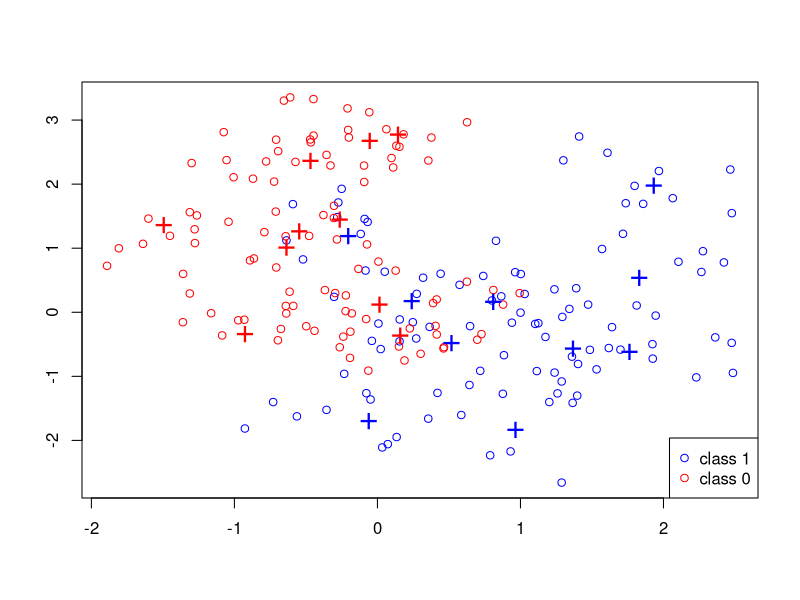
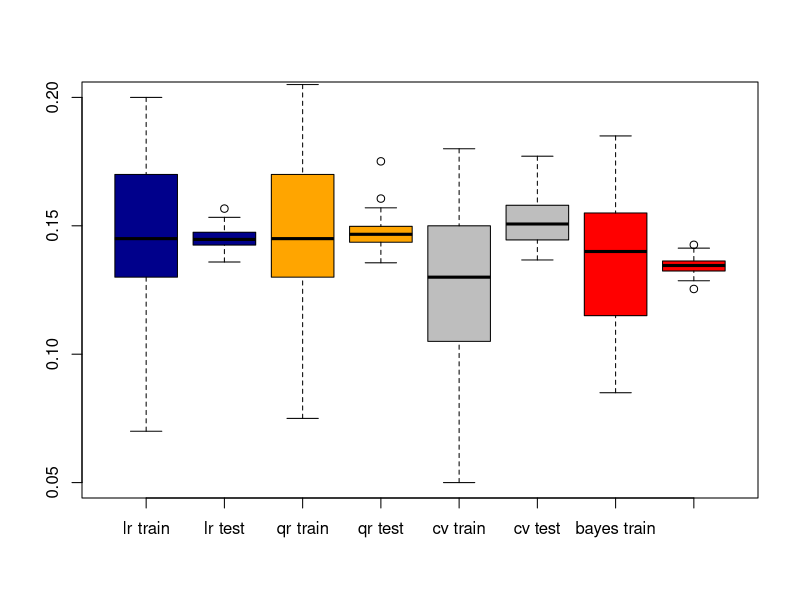

Generate these figures, in order, with R:
## ---- chunk 1
set.seed(6659)
p=2
csize=10
sigma=1
m1=matrix(rnorm(csize*p),csize,p)*sigma+cbind(rep(1,csize),rep(0,csize))
m0=matrix(rnorm(csize*p),csize,p)*sigma+cbind(rep(0,csize),rep(1,csize))

sim_params = list(
 csize = 10,      # number of centers
 p = 2,           # dimension
 s = sqrt(1/5),   # standard deviation for generating data
 n = 100,         # training size per class
 N = 5000,        # test size per class
 m0 = m0,         # 10 centers for class 0
 m1 = m1         # 10 centers for class 1
)
generate_sim_data = function(sim_params){
  p = sim_params$p
  s = sim_params$s 
  n = sim_params$n 
  N = sim_params$N 
  m1 = sim_params$m1 
  m0 = sim_params$m0
  csize = sim_params$csize
  
  id1 = sample(1:csize, n, replace = TRUE);
  id0 = sample(1:csize, n, replace = TRUE);
  traindata = matrix(rnorm(2*n*p), 2*n, p)*s + rbind(m1[id1,], m0[id0,])
  Ytrain = factor(c(rep(1,n), rep(0,n)))
  shuffle_row_id = sample(1:n)
  id1 = sample(1:csize, N, replace=TRUE);
  id0 = sample(1:csize, N, replace=TRUE); 
  testdata = matrix(rnorm(2*N*p), 2*N, p)*s + rbind(m1[id1,], m0[id0,])
  Ytest = factor(c(rep(1,N), rep(0,N)))
  
  # Return the training/test data along with labels
  list(
  traindata = traindata,
  Ytrain = Ytrain,
  testdata = testdata,
  Ytest = Ytest
  )
}

mydata = generate_sim_data(sim_params)
traindata = mydata$train
Ytrain = mydata$Ytrain
testdata = mydata$testdata
Ytest = mydata$Ytest
n = nrow(traindata)

mycol = rep("blue", n)
mycol[Ytrain==0] = "red"
plot(traindata[, 1], traindata[, 2], type = "n", xlab = "", ylab = "")
points(traindata[, 1], traindata[, 2], col = mycol);
points(m1[, 1], m1[, 2], pch = "+", cex = 2, col = "blue");    
points(m0[, 1], m0[, 2], pch = "+", cex = 2, col = "red");   
legend("bottomright", pch = c(1,1), col = c("blue", "red"), 
       legend = c("class 1", "class 0"))  
## ---- chunk 2
set.seed(6659)
myknn=function(xtrain,xtest,ytrain,k){
  m=nrow(xtrain)
  n=nrow(xtest)
  ytrain=as.numeric(ytrain)-rep(1,length(ytrain))
  ytest=c()
  for(i in 1:n){
    distance=c()
    for(j in 1:m){
    distance[j]=sqrt((xtest[i,1]-xtrain[j,1])^2+(xtest[i,2]-xtrain[j,2])^2)
    }
    dis_y=cbind(distance,ytrain)
    o=order(distance,ytrain)
    dis_y_o=dis_y[o,]
    for(l in 1:k){
      if(l>1){
        if(dis_y_o[l,1]!=dis_y_o[l-1,1]){
          x=1
          sum_y=dis_y_o[l,2]
          for(p in 1:x){
            if(dis_y_o[l,1]==dis_y_o[l+x,1]){
            sum_y=sum_y+dis_y_o[l+x,2]
            x=x+1
        }
        dis_y_o[l:(l+x-1),2]=mean(sum_y)
            
      }
      }
      }
    }
    mean_y=mean(dis_y_o[1:k,2])
    if(mean_y > 0.5)
      ytest[i]=1
    if(mean_y < 0.5)
      ytest[i]=0
    if(mean_y ==0.5)
      ytest[i]=dis_y_o[1,2]
  }
  return(ytest)
}

## ---- chunk 3
set.seed(6659)
library(class)
test.pred=myknn(traindata,testdata,Ytrain,1)
table(Ytest,test.pred)
test.pred.r=knn(traindata,testdata,Ytrain,1,prob = TRUE)
table(Ytest,test.pred.r)
## ---- chunk 4

test.pred3=myknn(traindata,testdata,Ytrain,3)
table(Ytest,test.pred3)
test.pred.r=knn(traindata,testdata,Ytrain,3,prob = TRUE)
table(Ytest,test.pred.r)

which(test.pred3 != test.pred.r)
attr(test.pred.r,"prob")[178]
attr(test.pred.r,"prob")[9816]
## ---- chunk 5
test.pred5=myknn(traindata,testdata,Ytrain,5)
table(Ytest,test.pred5)
test.pred.r=knn(traindata,testdata,Ytrain,5,prob = TRUE)
table(Ytest,test.pred.r)

which(test.pred5 != test.pred.r)
attr(test.pred.r,"prob")[4802]
## ---- chunk 6
set.seed(6659)
fit_lr_model_matrix = function(sim_data) {
  
  # change Y from factor to numeric
  sim_data$Ytrain = as.numeric(sim_data$Ytrain) - 1
  sim_data$Ytest = as.numeric(sim_data$Ytest) - 1
  
  train_matrix = sim_data$traindata
  test_matrix =  sim_data$testdata
  
  # obtain quadratic regression coefs
  coefs = lm(sim_data$Ytrain ~ train_matrix)$coef
  train_yhat = coefs[1] + train_matrix %*% coefs[-1]
  test_yhat = coefs[1] + test_matrix %*% coefs[-1]
  
  decision_thresh = 0.5
  
  train_pred = as.numeric(train_yhat > decision_thresh)
  test_pred = as.numeric(test_yhat > decision_thresh)
  
  # return the mean classification errors on training/test sets
  list(
    train_error = sum(sim_data$Ytrain  != train_pred) / length(sim_data$Ytrain),
    test_error = sum(sim_data$Ytest  != test_pred) / 
      length(sim_data$Ytest)
  )
}
lr=matrix(rep(0.000000,100),50,2)
for(i in 1:50){
  mydata = generate_sim_data(sim_params)
  lr[i,1]=fit_lr_model_matrix(mydata)$train_error
  lr[i,2]=fit_lr_model_matrix(mydata)$test_error
}

## ---- chunk 7
set.seed(6659)
fit_qr_model_matrix = function(sim_data) {
  
  # change Y from factor to numeric
  sim_data$Ytrain = as.numeric(sim_data$Ytrain) - 1
  sim_data$Ytest = as.numeric(sim_data$Ytest) - 1
  
  train_matrix = cbind(sim_data$traindata, sim_data$traindata^2, sim_data$traindata[,1] * sim_data$traindata[,2])
  test_matrix = cbind(sim_data$testdata, sim_data$testdata^2, sim_data$testdata[,1] * sim_data$testdata[,2])
  
  # obtain quadratic regression coefs
  coefs = lm(sim_data$Ytrain ~ train_matrix)$coef
  train_yhat = coefs[1] + train_matrix %*% coefs[-1]
  test_yhat = coefs[1] + test_matrix %*% coefs[-1]
  
  decision_thresh = 0.5
  
  train_pred = as.numeric(train_yhat > decision_thresh)
  test_pred = as.numeric(test_yhat > decision_thresh)
  
  # return the mean classification errors on training/test sets
  list(
    train_error = sum(sim_data$Ytrain  != train_pred) / length(sim_data$Ytrain),
    test_error = sum(sim_data$Ytest  != test_pred) / 
      length(sim_data$Ytest)
  )
}

qr=matrix(rep(0.000000,100),50,2)
for(i in 1:50){
  mydata = generate_sim_data(sim_params)
  qr[i,1]=fit_qr_model_matrix(mydata)$train_error
  qr[i,2]=fit_qr_model_matrix(mydata)$test_error
}
## ---- chunk 8
cvKNNAveErrorRate=function(K,traindata,Ytrain,foldNum){
  n = nrow(traindata)
  foldSize = floor(n/foldNum)  
  error = 0
  myIndex = sample(1 : n)
  for(runId in 1:foldNum){
  testSetIndex = ((runId-1)*foldSize + 1):(ifelse(runId == foldNum, n, runId*foldSize))
  testSetIndex = myIndex[testSetIndex]
  trainX = traindata[-testSetIndex, ]
  trainY = Ytrain[-testSetIndex]
  testX = traindata[testSetIndex, ]
  testY = Ytrain[testSetIndex]
  predictY = knn(trainX, testX, trainY, K)
  error = error + sum(predictY != testY) 
}
error = error / n
error
}

cvKNN = function(traindata, Ytrain, foldNum) {
  n = nrow(traindata)
  foldSize = floor(n/foldNum)  
  KVector = seq(1, (nrow(traindata) - foldSize), 1)
  cvErrorRates = sapply(KVector, cvKNNAveErrorRate, traindata, Ytrain,foldNum)
  result = list()
  result$bestK = max(KVector[cvErrorRates == min(cvErrorRates)])
  result$cvError = cvErrorRates[KVector == result$bestK]
  result
}

cv=matrix(rep(0.000000,200),50,2)
k_value=c()
for(i in 1:50){
  mydata = generate_sim_data(sim_params)
  k_value[i]=cvKNN(mydata$traindata,mydata$Ytrain,10)$bestK
  x1=mean(mydata$Ytrain != knn(mydata$traindata,mydata$traindata,mydata$Ytrain,k_value[i],prob = TRUE))
  x2=mean(mydata$Ytest != knn(mydata$traindata,mydata$testdata,mydata$Ytrain,k_value[i],prob = TRUE))
  cv[i,1]=x1
  cv[i,2]=x2
}
## ---- chunk 9
set.seed(6659)
mixnorm = function(x, centers0, centers1, s){
  ## return the density ratio for a point x, where each 
  ## density is a mixture of normal with multiple components
  d1 = sum(exp(-apply((t(centers1) - x)^2, 2, sum) / (2 * s^2)))
  d0 = sum(exp(-apply((t(centers0) - x)^2, 2, sum) / (2 * s^2)))
  
  return (d1 / d0)
}

# Construct the function to calculate the error rate
b_error=function(data,y,m0,m1){
  b_y_pred=c(rep(0,nrow(data)))
  for(i in 1:nrow(data)){
    p=mixnorm(data[i,],m0,m1,sqrt(1/5))
    b_y_pred[i]= ifelse(p>=1,1,0)
}

b_err=sum(b_y_pred != y)/nrow(data)
return(b_err)
}


bayes=matrix(rep(0.000000,100),50,2)
for(i in 1:50){
  sim=sim_params
  mydata = generate_sim_data(sim)
  bayes[i,1]=b_error(mydata$traindata,mydata$Ytrain,sim$m0,sim$m1)
  bayes[i,2]=b_error(mydata$testdata,mydata$Ytest,sim$m0,sim$m1)
}

## ---- chunk 10
boxplot(cbind(lr,qr,cv[,1:2],bayes),names=c("lr train","lr test","qr train","qr test","cv train","cv test","bayes train","bayes test"),ylim=c(0.05,0.2),col=c(rep("darkblue",2),rep("orange",2),rep("grey",2),rep("red",2)))

## ---- chunk 11
mean(k_value)
sd(k_value)
